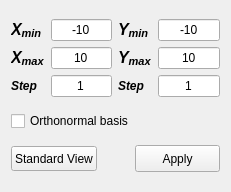
<?xml version="1.0" encoding="UTF-8"?>
<ui version="4.0">
 <class>WindowBoundary</class>
 <widget class="QWidget" name="WindowBoundary">
  <property name="geometry">
   <rect>
    <x>0</x>
    <y>0</y>
    <width>231</width>
    <height>192</height>
   </rect>
  </property>
  <property name="minimumSize">
   <size>
    <width>0</width>
    <height>0</height>
   </size>
  </property>
  <property name="maximumSize">
   <size>
    <width>16777215</width>
    <height>16777215</height>
   </size>
  </property>
  <property name="windowTitle">
   <string>Representation boundaries</string>
  </property>
  <property name="windowIcon">
   <iconset resource="ressources.qrc">
    <normaloff>:/icons/bornes.png</normaloff>:/icons/bornes.png</iconset>
  </property>
  <layout class="QVBoxLayout" name="verticalLayout">
   <item>
    <layout class="QGridLayout" name="gridLayout">
     <item row="0" column="0">
      <widget class="QLabel" name="label_2">
       <property name="maximumSize">
        <size>
         <width>36</width>
         <height>27</height>
        </size>
       </property>
       <property name="text">
        <string notr="true">&lt;!DOCTYPE HTML PUBLIC &quot;-//W3C//DTD HTML 4.0//EN&quot; &quot;http://www.w3.org/TR/REC-html40/strict.dtd&quot;&gt;
&lt;html&gt;&lt;head&gt;&lt;meta name=&quot;qrichtext&quot; content=&quot;1&quot; /&gt;&lt;style type=&quot;text/css&quot;&gt;
p, li { white-space: pre-wrap; }
&lt;/style&gt;&lt;/head&gt;&lt;body style=&quot; font-family:'Cantarell'; font-size:11pt; font-weight:400; font-style:normal;&quot;&gt;
&lt;table border=&quot;0&quot; style=&quot;-qt-table-type: root; margin-top:4px; margin-bottom:4px; margin-left:4px; margin-right:4px;&quot;&gt;
&lt;tr&gt;
&lt;td style=&quot;border: none;&quot;&gt;
&lt;p style=&quot; margin-top:0px; margin-bottom:0px; margin-left:0px; margin-right:0px; -qt-block-indent:0; text-indent:0px;&quot;&gt;&lt;span style=&quot; font-size:12pt; font-weight:600; font-style:italic;&quot;&gt;X&lt;/span&gt;&lt;span style=&quot; font-size:12pt; font-weight:600; font-style:italic; vertical-align:sub;&quot;&gt;min&lt;/span&gt;&lt;/p&gt;&lt;/td&gt;&lt;/tr&gt;&lt;/table&gt;&lt;/body&gt;&lt;/html&gt;</string>
       </property>
      </widget>
     </item>
     <item row="1" column="0">
      <widget class="QLabel" name="label_3">
       <property name="maximumSize">
        <size>
         <width>36</width>
         <height>27</height>
        </size>
       </property>
       <property name="text">
        <string notr="true">&lt;!DOCTYPE HTML PUBLIC &quot;-//W3C//DTD HTML 4.0//EN&quot; &quot;http://www.w3.org/TR/REC-html40/strict.dtd&quot;&gt;
&lt;html&gt;&lt;head&gt;&lt;meta name=&quot;qrichtext&quot; content=&quot;1&quot; /&gt;&lt;style type=&quot;text/css&quot;&gt;
p, li { white-space: pre-wrap; }
&lt;/style&gt;&lt;/head&gt;&lt;body style=&quot; font-family:'Cantarell'; font-size:11pt; font-weight:400; font-style:normal;&quot;&gt;
&lt;table border=&quot;0&quot; style=&quot;-qt-table-type: root; margin-top:4px; margin-bottom:4px; margin-left:4px; margin-right:4px;&quot;&gt;
&lt;tr&gt;
&lt;td style=&quot;border: none;&quot;&gt;
&lt;p style=&quot; margin-top:0px; margin-bottom:0px; margin-left:0px; margin-right:0px; -qt-block-indent:0; text-indent:0px;&quot;&gt;&lt;span style=&quot; font-family:'Cantarell'; font-size:12pt; font-weight:600; font-style:italic;&quot;&gt;X&lt;sub&gt;max&lt;/sub&gt;&lt;/span&gt;&lt;/p&gt;&lt;/td&gt;&lt;/tr&gt;&lt;/table&gt;&lt;/body&gt;&lt;/html&gt;</string>
       </property>
      </widget>
     </item>
     <item row="2" column="0">
      <widget class="QLabel" name="label_4">
       <property name="text">
        <string>&lt;strong&gt;&lt;em&gt;Step&lt;/em&gt;&lt;/strong&gt;</string>
       </property>
      </widget>
     </item>
     <item row="0" column="1">
      <widget class="QLineEdit" name="Xmin">
       <property name="maximumSize">
        <size>
         <width>16777215</width>
         <height>16777215</height>
        </size>
       </property>
       <property name="text">
        <string>-10</string>
       </property>
       <property name="maxLength">
        <number>100</number>
       </property>
       <property name="alignment">
        <set>Qt::AlignCenter</set>
       </property>
      </widget>
     </item>
     <item row="1" column="1">
      <widget class="QLineEdit" name="Xmax">
       <property name="maximumSize">
        <size>
         <width>16777215</width>
         <height>16777215</height>
        </size>
       </property>
       <property name="text">
        <string>10</string>
       </property>
       <property name="maxLength">
        <number>100</number>
       </property>
       <property name="alignment">
        <set>Qt::AlignCenter</set>
       </property>
      </widget>
     </item>
     <item row="2" column="1">
      <widget class="QLineEdit" name="Xstep">
       <property name="maximumSize">
        <size>
         <width>16777215</width>
         <height>16777215</height>
        </size>
       </property>
       <property name="text">
        <string>1</string>
       </property>
       <property name="maxLength">
        <number>100</number>
       </property>
       <property name="alignment">
        <set>Qt::AlignCenter</set>
       </property>
      </widget>
     </item>
     <item row="0" column="2">
      <widget class="QLabel" name="label_7">
       <property name="maximumSize">
        <size>
         <width>36</width>
         <height>27</height>
        </size>
       </property>
       <property name="text">
        <string notr="true">&lt;!DOCTYPE HTML PUBLIC &quot;-//W3C//DTD HTML 4.0//EN&quot; &quot;http://www.w3.org/TR/REC-html40/strict.dtd&quot;&gt;
&lt;html&gt;&lt;head&gt;&lt;meta name=&quot;qrichtext&quot; content=&quot;1&quot; /&gt;&lt;style type=&quot;text/css&quot;&gt;
p, li { white-space: pre-wrap; }
&lt;/style&gt;&lt;/head&gt;&lt;body style=&quot; font-family:'Cantarell'; font-size:11pt; font-weight:400; font-style:normal;&quot;&gt;
&lt;table border=&quot;0&quot; style=&quot;-qt-table-type: root; margin-top:4px; margin-bottom:4px; margin-left:4px; margin-right:4px;&quot;&gt;
&lt;tr&gt;
&lt;td style=&quot;border: none;&quot;&gt;
&lt;p style=&quot; margin-top:0px; margin-bottom:0px; margin-left:0px; margin-right:0px; -qt-block-indent:0; text-indent:0px;&quot;&gt;&lt;span style=&quot; font-size:12pt; font-weight:600; font-style:italic;&quot;&gt;Y&lt;/span&gt;&lt;span style=&quot; font-size:12pt; font-weight:600; font-style:italic; vertical-align:sub;&quot;&gt;min&lt;/span&gt;&lt;/p&gt;&lt;/td&gt;&lt;/tr&gt;&lt;/table&gt;&lt;/body&gt;&lt;/html&gt;</string>
       </property>
      </widget>
     </item>
     <item row="1" column="2">
      <widget class="QLabel" name="label_6">
       <property name="maximumSize">
        <size>
         <width>36</width>
         <height>27</height>
        </size>
       </property>
       <property name="text">
        <string notr="true">&lt;!DOCTYPE HTML PUBLIC &quot;-//W3C//DTD HTML 4.0//EN&quot; &quot;http://www.w3.org/TR/REC-html40/strict.dtd&quot;&gt;
&lt;html&gt;&lt;head&gt;&lt;meta name=&quot;qrichtext&quot; content=&quot;1&quot; /&gt;&lt;style type=&quot;text/css&quot;&gt;
p, li { white-space: pre-wrap; }
&lt;/style&gt;&lt;/head&gt;&lt;body style=&quot; font-family:'Cantarell'; font-size:11pt; font-weight:400; font-style:normal;&quot;&gt;
&lt;table border=&quot;0&quot; style=&quot;-qt-table-type: root; margin-top:4px; margin-bottom:4px; margin-left:4px; margin-right:4px;&quot;&gt;
&lt;tr&gt;
&lt;td style=&quot;border: none;&quot;&gt;
&lt;p style=&quot; margin-top:0px; margin-bottom:0px; margin-left:0px; margin-right:0px; -qt-block-indent:0; text-indent:0px;&quot;&gt;&lt;span style=&quot; font-family:'Cantarell'; font-size:12pt; font-weight:600; font-style:italic;&quot;&gt;Y&lt;sub&gt;max&lt;/sub&gt;&lt;/span&gt;&lt;/p&gt;&lt;/td&gt;&lt;/tr&gt;&lt;/table&gt;&lt;/body&gt;&lt;/html&gt;</string>
       </property>
      </widget>
     </item>
     <item row="2" column="2">
      <widget class="QLabel" name="label_5">
       <property name="text">
        <string>&lt;strong&gt;&lt;em&gt;Step&lt;/em&gt;&lt;/strong&gt;</string>
       </property>
      </widget>
     </item>
     <item row="0" column="3">
      <widget class="QLineEdit" name="Ymin">
       <property name="maximumSize">
        <size>
         <width>16777215</width>
         <height>16777215</height>
        </size>
       </property>
       <property name="text">
        <string>-10</string>
       </property>
       <property name="maxLength">
        <number>100</number>
       </property>
       <property name="alignment">
        <set>Qt::AlignCenter</set>
       </property>
      </widget>
     </item>
     <item row="1" column="3">
      <widget class="QLineEdit" name="Ymax">
       <property name="maximumSize">
        <size>
         <width>16777215</width>
         <height>16777215</height>
        </size>
       </property>
       <property name="text">
        <string>10</string>
       </property>
       <property name="maxLength">
        <number>100</number>
       </property>
       <property name="alignment">
        <set>Qt::AlignCenter</set>
       </property>
      </widget>
     </item>
     <item row="2" column="3">
      <widget class="QLineEdit" name="Ystep">
       <property name="maximumSize">
        <size>
         <width>16777215</width>
         <height>16777215</height>
        </size>
       </property>
       <property name="text">
        <string>1</string>
       </property>
       <property name="maxLength">
        <number>100</number>
       </property>
       <property name="alignment">
        <set>Qt::AlignCenter</set>
       </property>
      </widget>
     </item>
    </layout>
   </item>
   <item>
    <widget class="QCheckBox" name="orthonormal">
     <property name="text">
      <string>Orthonormal basis</string>
     </property>
    </widget>
   </item>
   <item>
    <layout class="QHBoxLayout" name="horizontalLayout">
     <item>
      <widget class="QPushButton" name="standardView">
       <property name="maximumSize">
        <size>
         <width>16777215</width>
         <height>25</height>
        </size>
       </property>
       <property name="text">
        <string>Standard View</string>
       </property>
      </widget>
     </item>
     <item>
      <spacer name="horizontalSpacer">
       <property name="orientation">
        <enum>Qt::Horizontal</enum>
       </property>
       <property name="sizeHint" stdset="0">
        <size>
         <width>40</width>
         <height>20</height>
        </size>
       </property>
      </spacer>
     </item>
     <item>
      <widget class="QPushButton" name="buttonApply">
       <property name="minimumSize">
        <size>
         <width>85</width>
         <height>27</height>
        </size>
       </property>
       <property name="maximumSize">
        <size>
         <width>85</width>
         <height>27</height>
        </size>
       </property>
       <property name="text">
        <string>Apply</string>
       </property>
      </widget>
     </item>
    </layout>
   </item>
  </layout>
 </widget>
 <resources>
  <include location="ressources.qrc"/>
 </resources>
 <connections/>
</ui>
